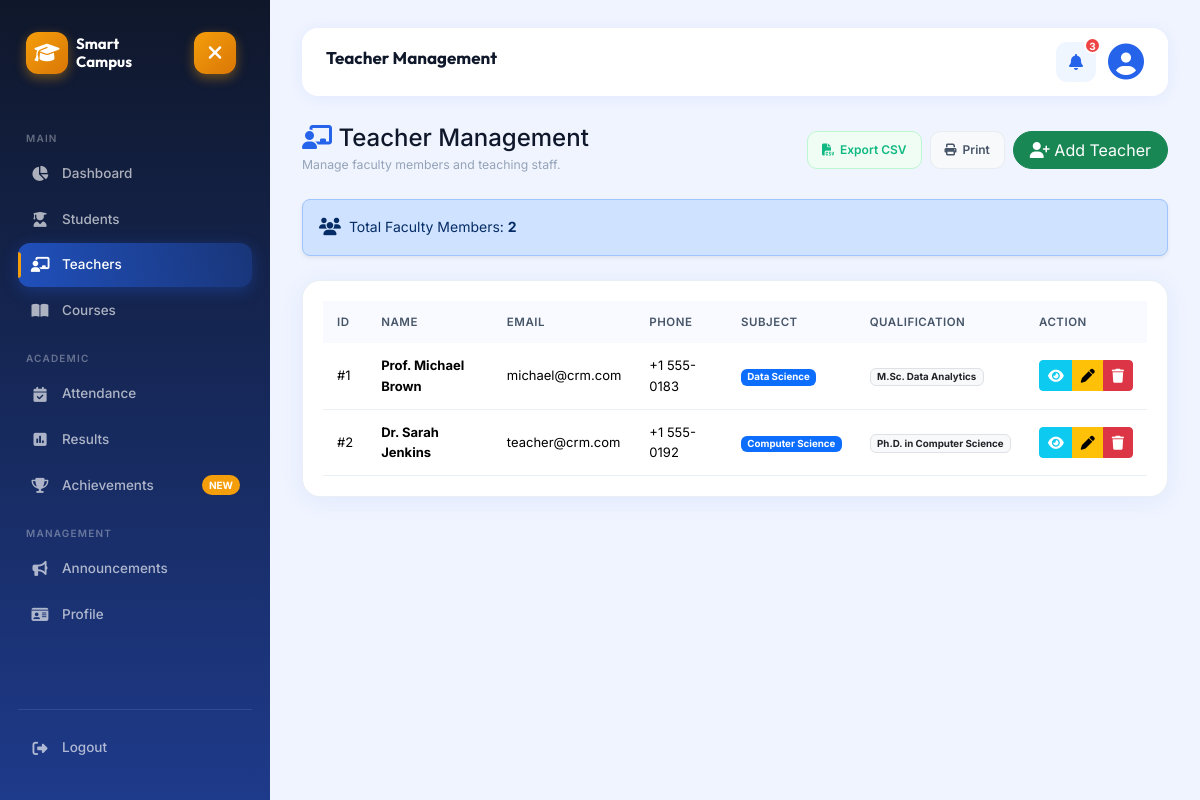
Screenshot of /admin/teachers.php (signed in) with the database file from the repository.
### tables this page shows
CREATE TABLE IF NOT EXISTS `teachers` (
  `id` INT AUTO_INCREMENT PRIMARY KEY,
  `college_id` INT DEFAULT 1,
  `college_name` VARCHAR(150) DEFAULT 'Smart Campus Main Institute',
  `first_name` VARCHAR(50),
  `last_name` VARCHAR(50),
  `full_name` VARCHAR(100) NOT NULL,
  `email` VARCHAR(100) NOT NULL,
  `phone` VARCHAR(20),
  `subject` VARCHAR(100),
  `qualification` VARCHAR(100),
  `created_at` TIMESTAMP DEFAULT CURRENT_TIMESTAMP
);

### admin/teachers.php (the view, shortened to what this page needs)
<?php
include "../config/db.php";
$userCollegeId = (int)($_SESSION['college_id'] ?? 1);
$query = "SELECT * FROM teachers WHERE college_id = $userCollegeId OR (college_id IS NULL AND $userCollegeId = 1) ORDER BY id DESC";
$result = mysqli_query($conn, $query);
$countQuery = mysqli_query($conn, "SELECT COUNT(*) as total FROM teachers WHERE college_id = $userCollegeId OR (college_id IS NULL AND $userCollegeId = 1)");
$total = mysqli_fetch_assoc($countQuery)['total'] ?? 0;
?>
<!DOCTYPE html>
<html>
<head>
<link href="https://cdn.jsdelivr.net/npm/bootstrap@5.3.3/dist/css/bootstrap.min.css" rel="stylesheet">
<link rel="stylesheet" href="../assets/css/dashboard.css">
<link rel="stylesheet" href="https://cdnjs.cloudflare.com/ajax/libs/font-awesome/6.5.2/css/all.min.css">
</head>
<body>
<?php include "../includes/sidebar.php"; ?>
<div class="main">
<?php
include "../includes/topbar.php";
?>
<div class="d-flex flex-wrap justify-content-between align-items-center gap-3 mb-4">
    <div>
        <h4 class="mb-0"><i class="fa-solid fa-chalkboard-user text-primary"></i> Teacher Management</h4>
        <small class="text-muted">Manage faculty members and teaching staff.</small>
    </div>
    <div class="crm-table-actions">
        <button class="btn-crm-export" onclick="exportTableToCSV('teachersTable', 'teachers_list.csv')">
            <i class="fa-solid fa-file-csv"></i> Export CSV
        </button>
        <button class="btn-crm-print" onclick="printPage()">
            <i class="fa-solid fa-print"></i> Print
        </button>
        <a href="add_teacher.php" class="btn btn-success rounded-pill px-3">
            <i class="fa-solid fa-user-plus"></i> Add Teacher
        </a>
    </div>
</div>
<div class="alert alert-primary d-flex align-items-center gap-2 rounded-3 shadow-sm mb-4">
    <span>Total Faculty Members: <strong><?php echo $total; ?></strong></span>
</div>
<div class="table-box">
<div class="table-responsive">
<table class="table table-hover align-middle" id="teachersTable">
<thead class="table-dark">
<tr>
<th>ID</th>
<th>Name</th>
<th>Email</th>
<th>Phone</th>
<th>Subject</th>
<th>Qualification</th>
<th>Action</th>
</tr>
</thead>
<tbody>
<?php
if($result && mysqli_num_rows($result) > 0) {
$sn = 1;
while($row = mysqli_fetch_assoc($result)) {
    $tJson = htmlspecialchars(json_encode([
        'ID' => $sn,
        'DatabaseID' => $row['id'],
        'Name' => $row['full_name'],
        'Email' => $row['email'],
        'Phone' => $row['phone'],
        'Subject' => $row['subject'],
        'Qualification' => $row['qualification']
    ]), ENT_QUOTES, 'UTF-8');
?>
<tr>
<td>#<?php echo $sn++; ?></td>
<td><strong><?php echo htmlspecialchars($row['full_name']); ?></strong></td>
<td><?php echo htmlspecialchars($row['email']); ?></td>
<td><?php echo htmlspecialchars($row['phone']); ?></td>
<td><span class="badge bg-primary"><?php echo htmlspecialchars($row['subject']); ?></span></td>
<td><span class="badge bg-light text-dark border"><?php echo htmlspecialchars($row['qualification']); ?></span></td>
<td>
<div class="btn-group btn-group-sm">
<button type="button" class="btn btn-info text-white" title="Quick View" onclick='viewTeacherDetails(<?php echo $tJson; ?>)'>
<i class="fa-solid fa-eye"></i>
</button>
<a href="edit_teacher.php?id=<?php echo $row['id']; ?>" class="btn btn-warning" title="Edit">
<i class="fa-solid fa-pen"></i>
</a>
<a href="delete_teacher.php?id=<?php echo $row['id']; ?>" class="btn btn-danger" onclick="return confirm('Delete Teacher?')" title="Delete">
<i class="fa-solid fa-trash"></i>
</a>
</div>
</td>
</tr>
<?php
}
} else {
?>
<tr>
<td colspan="7" class="text-center text-muted py-4">No Faculty Members Found</td>
</tr>
<?php } ?>
</tbody>
</table>
</div>
</div>
</div>
</body>
</html>

### assets/css/dashboard.css (style rules this page uses)
:root { --primary: #2563EB; --primary-dark: #1E40AF; --primary-light: #EFF6FF; --accent: #F59E0B; --accent-dark: #D97706; --success: #10B981; --danger: #EF4444; --warning: #F59E0B; --info: #06B6D4; --purple: #8B5CF6; --pink: #EC4899; --sidebar-bg: linear-gradient(180deg,#0F172A 0%,#1E3A8A 100%); --body-bg: #F0F4FF; --card-bg: #FFFFFF; --card-radius: 18px; --card-shadow: 0 4px 24px rgba(37,99,235,0.08); --card-hover-shadow: 0 12px 40px rgba(37,99,235,0.18); --border: rgba(226,232,240,0.7); --text-primary: #0F172A; --text-secondary: #475569; --text-muted: #94A3B8; --sidebar-width: 270px; --topbar-h: 80px; --transition: all 0.3s cubic-bezier(0.4,0,0.2,1); }
*, *::before, *::after { margin: 0; padding: 0; box-sizing: border-box; }
body { background: var(--body-bg); color: var(--text-primary); font-family: 'Inter', sans-serif; font-size: 14px; line-height: 1.6; overflow-x: hidden; }
a { text-decoration: none; color: inherit; }
.main, .main-content { margin-left: var(--sidebar-width); width: calc(100% - var(--sidebar-width)); min-height: 100vh; padding: 28px 32px; background: var(--body-bg); transition: var(--transition); }
.d-flex { display: flex; }
.align-items-center { align-items: center; }
.gap-3 { gap: 12px; }
.table-box { background: white; border-radius: var(--card-radius); padding: 20px; box-shadow: var(--card-shadow); border: 1px solid var(--border); margin-bottom: 28px; }
.table { margin-bottom: 0; font-size: 13px; }
.table thead th { background: #F8FAFF; color: var(--text-secondary); font-weight: 600; font-size: 11.5px; text-transform: uppercase; letter-spacing: 0.5px; padding: 12px 14px; border: none; }
.table tbody td { padding: 12px 14px; vertical-align: middle; border-color: var(--border); }
.btn-crm-export { background: #F0FDF4; color: var(--success); border: 1px solid #BBF7D0; border-radius: 10px; padding: 7px 14px; font-size: 12px; font-weight: 600; cursor: pointer; display: inline-flex; align-items: center; gap: 6px; transition: var(--transition); }
.btn-crm-print { background: #F8F9FA; color: var(--text-secondary); border: 1px solid var(--border); border-radius: 10px; padding: 7px 14px; font-size: 12px; font-weight: 600; cursor: pointer; display: inline-flex; align-items: center; gap: 6px; transition: var(--transition); }
.crm-table-actions { display: flex; gap: 8px; flex-wrap: wrap; }
.mb-4 { margin-bottom: 24px !important; }
.gap-2 { gap: 8px; }
.text-muted { color: var(--text-muted) !important; }
.text-primary { color: var(--primary) !important; }
.d-flex { display: flex !important; }
.justify-content-between { justify-content: space-between !important; }
.align-items-center { align-items: center !important; }
.flex-wrap { flex-wrap: wrap; }
.rounded-pill { border-radius: 20px !important; }

### rows the page displays
teachers: full_name "Prof. Michael Brown", email "michael@crm.com", phone "+1 555-0183", subject "Data Science", qualification "M.Sc. Data Analytics"
teachers: full_name "Dr. Sarah Jenkins", email "teacher@crm.com", phone "+1 555-0192", subject "Computer Science", qualification "Ph.D. in Computer Science"

### other values shown
$titleText "Teacher Management"
count($notifications) "3"
$total "2"
